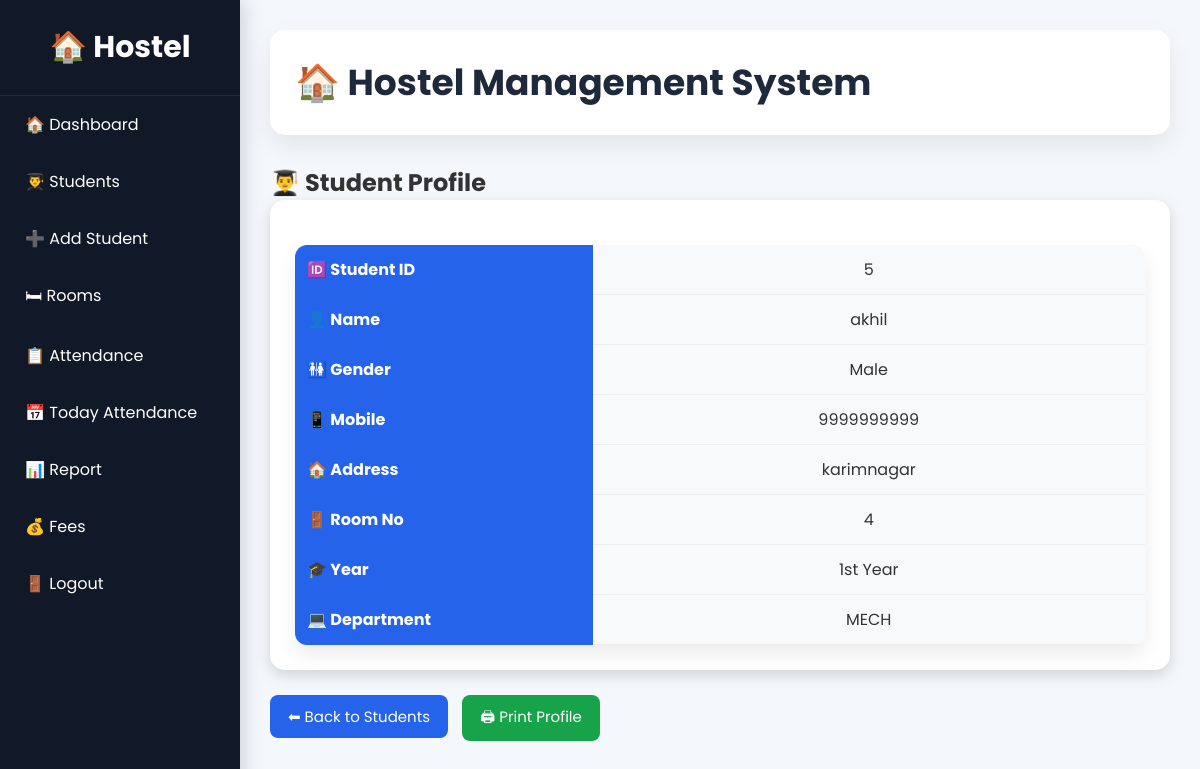
The page /student/5 (signed in) on the database its author committed.
### tables this page shows
CREATE TABLE students (
        id INTEGER PRIMARY KEY AUTOINCREMENT,
        name TEXT,
        gender TEXT,
        mobile TEXT,
        address TEXT,
        room_no INTEGER,
        year TEXT,
        department TEXT
    );

### app.py (the view)
@app.route("/student/<int:id>")
def student_profile(id):
    if not is_logged_in():
        return redirect(url_for("login"))
    conn = get_db()
    cursor = conn.cursor()
    cursor.execute(
        "SELECT * FROM students WHERE id=?",
        (id,)
    )
    student = cursor.fetchone()
    conn.close()
    return render_template(
        "student_profile.html",
        student=student
    )

### app.py (called while the page is built)
def is_logged_in():
    return "user" in session

### database.py (called while the page is built)
def get_db():
    conn = sqlite3.connect(DATABASE)
    conn.row_factory = sqlite3.Row
    return conn

### templates/student_profile.html (shortened to what this page needs)
{% extends "layout.html" %}
{% block content %}
<div class="profile-container">
    <h2>👨‍🎓 Student Profile</h2>
    <div class="profile-card">
        <table class="profile-table">
            <tr>
                <th>🆔 Student ID</th>
                <td>{{ student.id }}</td>
            </tr>
            <tr>
                <th>👤 Name</th>
                <td>{{ student.name }}</td>
            </tr>
            <tr>
                <th>🚻 Gender</th>
                <td>{{ student.gender }}</td>
            </tr>
            <tr>
                <th>📱 Mobile</th>
                <td>{{ student.mobile }}</td>
            </tr>
            <tr>
                <th>🏠 Address</th>
                <td>{{ student.address }}</td>
            </tr>
            <tr>
                <th>🚪 Room No</th>
                <td>{{ student.room_no }}</td>
            </tr>
            <tr>
                <th>🎓 Year</th>
                <td>{{ student.year }}</td>
            </tr>
            <tr>
                <th>💻 Department</th>
                <td>{{ student.department }}</td>
            </tr>
        </table>
    </div>
    <br>
    <a href="{{ url_for('students') }}" class="btn btn-primary">
        ⬅ Back to Students
    </a>
    <button onclick="window.print()" class="btn btn-success">
        🖨 Print Profile
    </button>
</div>
{% endblock %}

### static/style.css (style rules this page uses)
* { margin: 0; padding: 0; box-sizing: border-box; font-family: 'Poppins', sans-serif; }
body { background: #f4f7fb; color: #333; }
.btn, button { display: inline-block; background: #2563eb; color: white; text-decoration: none; border: none; padding: 12px 24px; border-radius: 8px; cursor: pointer; transition: .3s; }
table { width: 100%; border-collapse: collapse; background: white; margin-top: 20px; border-radius: 12px; overflow: hidden; box-shadow: 0 10px 20px rgba(0, 0, 0, .08); }
th { background: #2563eb; color: white; padding: 14px; }
td { padding: 14px; text-align: center; border-bottom: 1px solid #eee; }
tr:nth-child(even) { background: #f8fbff; }

### templates/student_profile.html (style rules this page uses)
.profile-container { max-width: 900px; margin: auto; }
.profile-card { background: #fff; border-radius: 15px; padding: 25px; box-shadow: 0 5px 15px rgba(0, 0, 0, .15); }
.profile-table { width: 100%; border-collapse: collapse; }
.profile-table th { width: 35%; background: #2563eb; color: white; padding: 12px; text-align: left; }
.profile-table td { padding: 12px; background: #f8f9fa; }
.btn { padding: 10px 18px; text-decoration: none; border: none; border-radius: 8px; color: white; cursor: pointer; margin-right: 10px; font-size: 15px; }
.btn-primary { background: #2563eb; }
.btn-success { background: #16a34a; }

### rows shown on the page
students: id "5", name "akhil", gender "Male", mobile "9999999999", address "karimnagar", room_no "4", year "1st Year", department "MECH"
